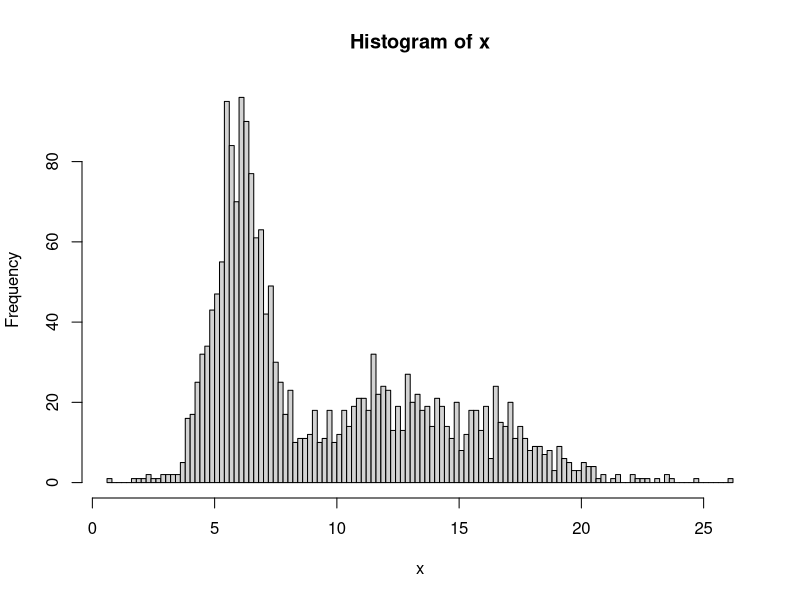
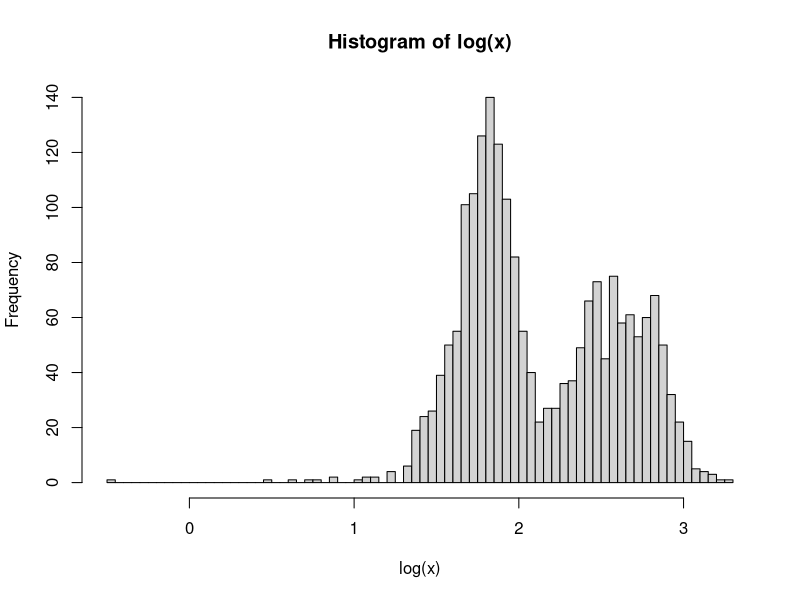
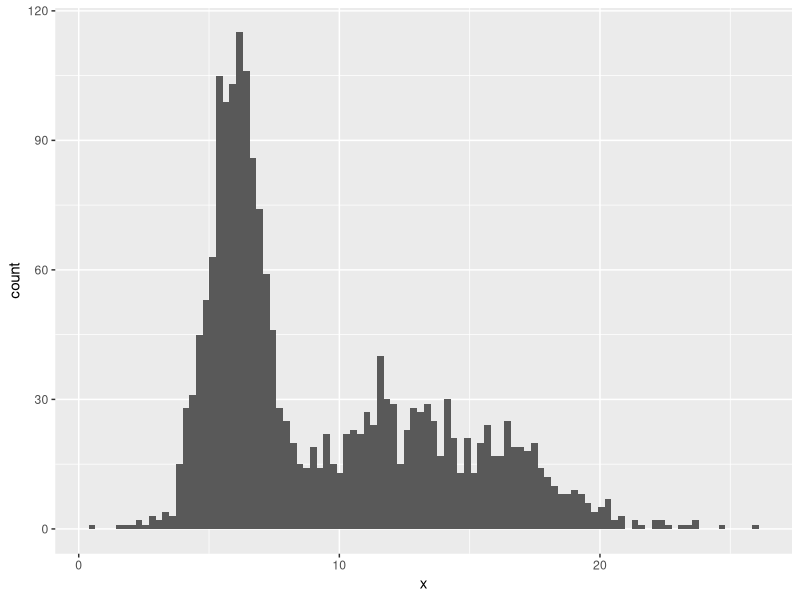
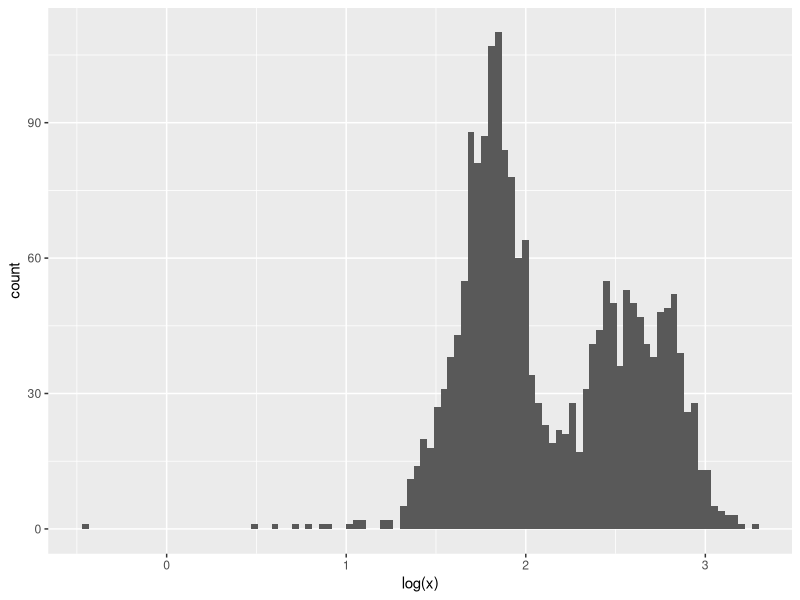
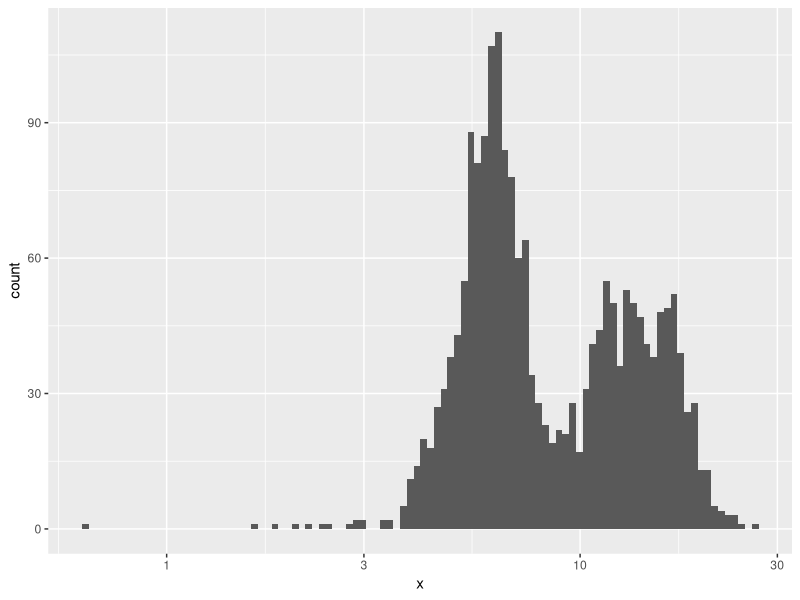

These charts were generated, in order, by the following R code:
set.seed(120653)                              # Set random seed
x <- c(rnorm(1000, 6), rnorm(1000, 13, 4))    # Create example data
is.list(x)                                     # Head of example data
typeof(x)
hist(x, breaks = 100)                         # Histogram without logarithmic axis

hist(log(x), breaks = 100)                    # Histogram with logarithmic axis

install.packages("ggplot2")                   # Install & load ggplot2 package
library("ggplot2")

ggplot(data.frame(x), aes(x)) +               # Histogram without logarithmic axis
  geom_histogram(bins = 100)

ggplot(data.frame(log(x)), aes(log(x))) +     # Histogram with logarithmic axis
  geom_histogram(bins = 100)

ggplot(data.frame(x), aes(x)) +               # Histogram with log10 axis
  geom_histogram(bins = 100) +
  scale_x_log10()